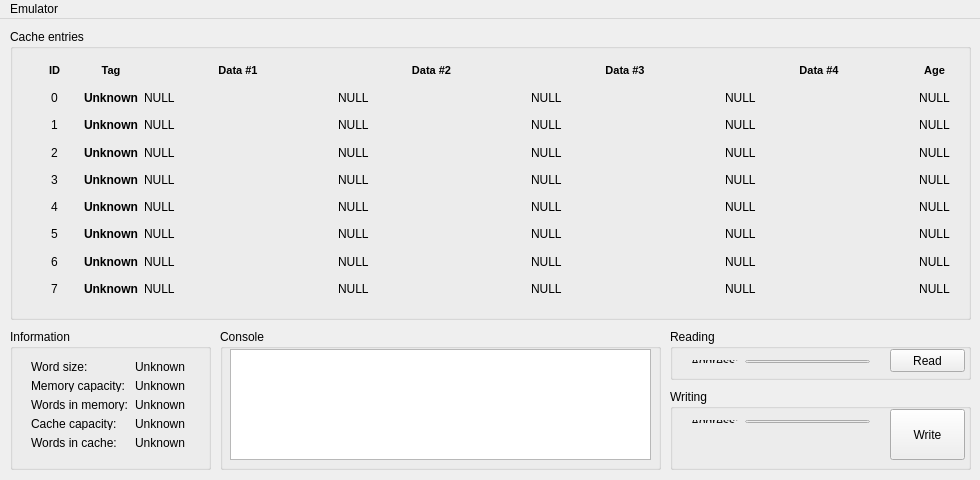
<?xml version="1.0" encoding="UTF-8"?>
<ui version="4.0">
 <class>MainWindow</class>
 <widget class="QMainWindow" name="MainWindow">
  <property name="enabled">
   <bool>true</bool>
  </property>
  <property name="geometry">
   <rect>
    <x>0</x>
    <y>0</y>
    <width>980</width>
    <height>480</height>
   </rect>
  </property>
  <property name="minimumSize">
   <size>
    <width>980</width>
    <height>480</height>
   </size>
  </property>
  <property name="maximumSize">
   <size>
    <width>980</width>
    <height>480</height>
   </size>
  </property>
  <property name="cursor">
   <cursorShape>ArrowCursor</cursorShape>
  </property>
  <property name="windowTitle">
   <string>Cache Emulator</string>
  </property>
  <widget class="QWidget" name="centralWidget">
   <widget class="QGroupBox" name="groupCache">
    <property name="geometry">
     <rect>
      <x>10</x>
      <y>10</y>
      <width>961</width>
      <height>291</height>
     </rect>
    </property>
    <property name="title">
     <string>Cache entries</string>
    </property>
    <widget class="QWidget" name="gridLayoutWidget">
     <property name="geometry">
      <rect>
       <x>10</x>
       <y>20</y>
       <width>941</width>
       <height>261</height>
      </rect>
     </property>
     <layout class="QGridLayout" name="gridLayout" rowstretch="0,0,0,0,0,0,0,0,0,0,0,0" columnstretch="1,1,4,4,4,4,0">
      <item row="6" column="2">
       <widget class="QLabel" name="data_2_0">
        <property name="text">
         <string>NULL</string>
        </property>
       </widget>
      </item>
      <item row="4" column="3">
       <widget class="QLabel" name="data_1_1">
        <property name="text">
         <string>NULL</string>
        </property>
       </widget>
      </item>
      <item row="2" column="0">
       <widget class="QLabel" name="entryId_0">
        <property name="font">
         <font>
          <italic>false</italic>
          <stylestrategy>PreferDefault</stylestrategy>
         </font>
        </property>
        <property name="layoutDirection">
         <enum>Qt::LeftToRight</enum>
        </property>
        <property name="autoFillBackground">
         <bool>false</bool>
        </property>
        <property name="text">
         <string>0</string>
        </property>
        <property name="scaledContents">
         <bool>false</bool>
        </property>
        <property name="alignment">
         <set>Qt::AlignCenter</set>
        </property>
        <property name="wordWrap">
         <bool>false</bool>
        </property>
       </widget>
      </item>
      <item row="2" column="1">
       <widget class="QLabel" name="tag_0">
        <property name="font">
         <font>
          <weight>75</weight>
          <italic>false</italic>
          <bold>true</bold>
          <stylestrategy>PreferDefault</stylestrategy>
         </font>
        </property>
        <property name="text">
         <string>Unknown</string>
        </property>
       </widget>
      </item>
      <item row="2" column="2">
       <widget class="QLabel" name="data_0_0">
        <property name="font">
         <font>
          <italic>false</italic>
          <stylestrategy>PreferDefault</stylestrategy>
         </font>
        </property>
        <property name="text">
         <string>NULL</string>
        </property>
       </widget>
      </item>
      <item row="6" column="1">
       <widget class="QLabel" name="tag_2">
        <property name="font">
         <font>
          <weight>75</weight>
          <bold>true</bold>
         </font>
        </property>
        <property name="text">
         <string>Unknown</string>
        </property>
       </widget>
      </item>
      <item row="4" column="0">
       <widget class="QLabel" name="entryId_1">
        <property name="text">
         <string>1</string>
        </property>
        <property name="alignment">
         <set>Qt::AlignCenter</set>
        </property>
       </widget>
      </item>
      <item row="4" column="1">
       <widget class="QLabel" name="tag_1">
        <property name="font">
         <font>
          <weight>75</weight>
          <bold>true</bold>
         </font>
        </property>
        <property name="text">
         <string>Unknown</string>
        </property>
       </widget>
      </item>
      <item row="2" column="3">
       <widget class="QLabel" name="data_0_1">
        <property name="font">
         <font>
          <italic>false</italic>
          <stylestrategy>PreferDefault</stylestrategy>
         </font>
        </property>
        <property name="text">
         <string>NULL</string>
        </property>
       </widget>
      </item>
      <item row="2" column="4">
       <widget class="QLabel" name="data_0_2">
        <property name="font">
         <font>
          <italic>false</italic>
          <stylestrategy>PreferDefault</stylestrategy>
         </font>
        </property>
        <property name="text">
         <string>NULL</string>
        </property>
       </widget>
      </item>
      <item row="2" column="5">
       <widget class="QLabel" name="data_0_3">
        <property name="font">
         <font>
          <italic>false</italic>
          <stylestrategy>PreferDefault</stylestrategy>
         </font>
        </property>
        <property name="text">
         <string>NULL</string>
        </property>
       </widget>
      </item>
      <item row="7" column="0">
       <widget class="QLabel" name="entryId_3">
        <property name="text">
         <string>3</string>
        </property>
        <property name="alignment">
         <set>Qt::AlignCenter</set>
        </property>
       </widget>
      </item>
      <item row="8" column="0">
       <widget class="QLabel" name="entryId_4">
        <property name="text">
         <string>4</string>
        </property>
        <property name="alignment">
         <set>Qt::AlignCenter</set>
        </property>
       </widget>
      </item>
      <item row="9" column="0">
       <widget class="QLabel" name="entryId_5">
        <property name="text">
         <string>5</string>
        </property>
        <property name="alignment">
         <set>Qt::AlignCenter</set>
        </property>
       </widget>
      </item>
      <item row="10" column="0">
       <widget class="QLabel" name="entryId_6">
        <property name="text">
         <string>6</string>
        </property>
        <property name="alignment">
         <set>Qt::AlignCenter</set>
        </property>
       </widget>
      </item>
      <item row="11" column="0">
       <widget class="QLabel" name="entryId_7">
        <property name="text">
         <string>7</string>
        </property>
        <property name="alignment">
         <set>Qt::AlignCenter</set>
        </property>
       </widget>
      </item>
      <item row="7" column="1">
       <widget class="QLabel" name="tag_3">
        <property name="font">
         <font>
          <weight>75</weight>
          <bold>true</bold>
         </font>
        </property>
        <property name="text">
         <string>Unknown</string>
        </property>
       </widget>
      </item>
      <item row="8" column="1">
       <widget class="QLabel" name="tag_4">
        <property name="font">
         <font>
          <weight>75</weight>
          <bold>true</bold>
         </font>
        </property>
        <property name="text">
         <string>Unknown</string>
        </property>
       </widget>
      </item>
      <item row="11" column="2">
       <widget class="QLabel" name="data_7_0">
        <property name="text">
         <string>NULL</string>
        </property>
       </widget>
      </item>
      <item row="11" column="3">
       <widget class="QLabel" name="data_7_1">
        <property name="text">
         <string>NULL</string>
        </property>
       </widget>
      </item>
      <item row="11" column="4">
       <widget class="QLabel" name="data_7_2">
        <property name="text">
         <string>NULL</string>
        </property>
       </widget>
      </item>
      <item row="11" column="5">
       <widget class="QLabel" name="data_7_3">
        <property name="text">
         <string>NULL</string>
        </property>
       </widget>
      </item>
      <item row="10" column="5">
       <widget class="QLabel" name="data_6_3">
        <property name="text">
         <string>NULL</string>
        </property>
       </widget>
      </item>
      <item row="9" column="5">
       <widget class="QLabel" name="data_5_3">
        <property name="text">
         <string>NULL</string>
        </property>
       </widget>
      </item>
      <item row="8" column="5">
       <widget class="QLabel" name="data_4_3">
        <property name="text">
         <string>NULL</string>
        </property>
       </widget>
      </item>
      <item row="7" column="5">
       <widget class="QLabel" name="data_3_3">
        <property name="text">
         <string>NULL</string>
        </property>
       </widget>
      </item>
      <item row="6" column="5">
       <widget class="QLabel" name="data_2_3">
        <property name="text">
         <string>NULL</string>
        </property>
       </widget>
      </item>
      <item row="4" column="5">
       <widget class="QLabel" name="data_1_3">
        <property name="text">
         <string>NULL</string>
        </property>
       </widget>
      </item>
      <item row="4" column="4">
       <widget class="QLabel" name="data_1_2">
        <property name="text">
         <string>NULL</string>
        </property>
       </widget>
      </item>
      <item row="6" column="4">
       <widget class="QLabel" name="data_2_2">
        <property name="text">
         <string>NULL</string>
        </property>
       </widget>
      </item>
      <item row="7" column="4">
       <widget class="QLabel" name="data_3_2">
        <property name="text">
         <string>NULL</string>
        </property>
       </widget>
      </item>
      <item row="8" column="4">
       <widget class="QLabel" name="data_4_2">
        <property name="text">
         <string>NULL</string>
        </property>
       </widget>
      </item>
      <item row="9" column="4">
       <widget class="QLabel" name="data_5_2">
        <property name="text">
         <string>NULL</string>
        </property>
       </widget>
      </item>
      <item row="10" column="4">
       <widget class="QLabel" name="data_6_2">
        <property name="text">
         <string>NULL</string>
        </property>
       </widget>
      </item>
      <item row="6" column="3">
       <widget class="QLabel" name="data_2_1">
        <property name="text">
         <string>NULL</string>
        </property>
       </widget>
      </item>
      <item row="7" column="2">
       <widget class="QLabel" name="data_3_0">
        <property name="text">
         <string>NULL</string>
        </property>
       </widget>
      </item>
      <item row="7" column="3">
       <widget class="QLabel" name="data_3_1">
        <property name="text">
         <string>NULL</string>
        </property>
       </widget>
      </item>
      <item row="8" column="3">
       <widget class="QLabel" name="data_4_1">
        <property name="text">
         <string>NULL</string>
        </property>
       </widget>
      </item>
      <item row="8" column="2">
       <widget class="QLabel" name="data_4_0">
        <property name="text">
         <string>NULL</string>
        </property>
       </widget>
      </item>
      <item row="9" column="1">
       <widget class="QLabel" name="tag_5">
        <property name="font">
         <font>
          <weight>75</weight>
          <bold>true</bold>
         </font>
        </property>
        <property name="text">
         <string>Unknown</string>
        </property>
       </widget>
      </item>
      <item row="9" column="2">
       <widget class="QLabel" name="data_5_0">
        <property name="text">
         <string>NULL</string>
        </property>
       </widget>
      </item>
      <item row="9" column="3">
       <widget class="QLabel" name="data_5_1">
        <property name="text">
         <string>NULL</string>
        </property>
       </widget>
      </item>
      <item row="10" column="1">
       <widget class="QLabel" name="tag_6">
        <property name="font">
         <font>
          <weight>75</weight>
          <bold>true</bold>
         </font>
        </property>
        <property name="text">
         <string>Unknown</string>
        </property>
       </widget>
      </item>
      <item row="10" column="2">
       <widget class="QLabel" name="data_6_0">
        <property name="text">
         <string>NULL</string>
        </property>
       </widget>
      </item>
      <item row="10" column="3">
       <widget class="QLabel" name="data_6_1">
        <property name="text">
         <string>NULL</string>
        </property>
       </widget>
      </item>
      <item row="6" column="0">
       <widget class="QLabel" name="entryId_2">
        <property name="text">
         <string>2</string>
        </property>
        <property name="alignment">
         <set>Qt::AlignCenter</set>
        </property>
       </widget>
      </item>
      <item row="11" column="1">
       <widget class="QLabel" name="tag_7">
        <property name="font">
         <font>
          <weight>75</weight>
          <bold>true</bold>
         </font>
        </property>
        <property name="text">
         <string>Unknown</string>
        </property>
       </widget>
      </item>
      <item row="1" column="0">
       <widget class="QLabel" name="entryId_title">
        <property name="font">
         <font>
          <pointsize>8</pointsize>
          <weight>75</weight>
          <bold>true</bold>
          <strikeout>false</strikeout>
         </font>
        </property>
        <property name="text">
         <string>ID</string>
        </property>
        <property name="alignment">
         <set>Qt::AlignCenter</set>
        </property>
       </widget>
      </item>
      <item row="1" column="1">
       <widget class="QLabel" name="tag_title">
        <property name="font">
         <font>
          <pointsize>8</pointsize>
          <weight>75</weight>
          <bold>true</bold>
          <strikeout>false</strikeout>
         </font>
        </property>
        <property name="text">
         <string>Tag</string>
        </property>
        <property name="alignment">
         <set>Qt::AlignCenter</set>
        </property>
       </widget>
      </item>
      <item row="1" column="2">
       <widget class="QLabel" name="label_54">
        <property name="font">
         <font>
          <pointsize>8</pointsize>
          <weight>75</weight>
          <bold>true</bold>
          <strikeout>false</strikeout>
         </font>
        </property>
        <property name="text">
         <string>Data #1</string>
        </property>
        <property name="alignment">
         <set>Qt::AlignCenter</set>
        </property>
       </widget>
      </item>
      <item row="1" column="3">
       <widget class="QLabel" name="label_55">
        <property name="font">
         <font>
          <pointsize>8</pointsize>
          <weight>75</weight>
          <bold>true</bold>
          <strikeout>false</strikeout>
         </font>
        </property>
        <property name="text">
         <string>Data #2</string>
        </property>
        <property name="alignment">
         <set>Qt::AlignCenter</set>
        </property>
       </widget>
      </item>
      <item row="1" column="4">
       <widget class="QLabel" name="label_56">
        <property name="font">
         <font>
          <pointsize>8</pointsize>
          <weight>75</weight>
          <bold>true</bold>
          <strikeout>false</strikeout>
         </font>
        </property>
        <property name="text">
         <string>Data #3</string>
        </property>
        <property name="alignment">
         <set>Qt::AlignCenter</set>
        </property>
       </widget>
      </item>
      <item row="1" column="5">
       <widget class="QLabel" name="label_57">
        <property name="font">
         <font>
          <pointsize>8</pointsize>
          <weight>75</weight>
          <bold>true</bold>
          <strikeout>false</strikeout>
         </font>
        </property>
        <property name="text">
         <string>Data #4</string>
        </property>
        <property name="alignment">
         <set>Qt::AlignCenter</set>
        </property>
       </widget>
      </item>
      <item row="4" column="2">
       <widget class="QLabel" name="data_1_0">
        <property name="text">
         <string>NULL</string>
        </property>
       </widget>
      </item>
      <item row="1" column="6">
       <widget class="QLabel" name="label_58">
        <property name="font">
         <font>
          <pointsize>8</pointsize>
          <weight>75</weight>
          <bold>true</bold>
          <strikeout>false</strikeout>
         </font>
        </property>
        <property name="text">
         <string>Age</string>
        </property>
        <property name="alignment">
         <set>Qt::AlignCenter</set>
        </property>
       </widget>
      </item>
      <item row="2" column="6">
       <widget class="QLabel" name="age_0">
        <property name="font">
         <font>
          <italic>false</italic>
          <stylestrategy>PreferDefault</stylestrategy>
         </font>
        </property>
        <property name="text">
         <string>NULL</string>
        </property>
        <property name="alignment">
         <set>Qt::AlignCenter</set>
        </property>
       </widget>
      </item>
      <item row="4" column="6">
       <widget class="QLabel" name="age_1">
        <property name="font">
         <font>
          <italic>false</italic>
          <stylestrategy>PreferDefault</stylestrategy>
         </font>
        </property>
        <property name="text">
         <string>NULL</string>
        </property>
        <property name="alignment">
         <set>Qt::AlignCenter</set>
        </property>
       </widget>
      </item>
      <item row="6" column="6">
       <widget class="QLabel" name="age_2">
        <property name="font">
         <font>
          <italic>false</italic>
          <stylestrategy>PreferDefault</stylestrategy>
         </font>
        </property>
        <property name="text">
         <string>NULL</string>
        </property>
        <property name="alignment">
         <set>Qt::AlignCenter</set>
        </property>
       </widget>
      </item>
      <item row="7" column="6">
       <widget class="QLabel" name="age_3">
        <property name="font">
         <font>
          <italic>false</italic>
          <stylestrategy>PreferDefault</stylestrategy>
         </font>
        </property>
        <property name="text">
         <string>NULL</string>
        </property>
        <property name="alignment">
         <set>Qt::AlignCenter</set>
        </property>
       </widget>
      </item>
      <item row="8" column="6">
       <widget class="QLabel" name="age_4">
        <property name="font">
         <font>
          <italic>false</italic>
          <stylestrategy>PreferDefault</stylestrategy>
         </font>
        </property>
        <property name="text">
         <string>NULL</string>
        </property>
        <property name="alignment">
         <set>Qt::AlignCenter</set>
        </property>
       </widget>
      </item>
      <item row="9" column="6">
       <widget class="QLabel" name="age_5">
        <property name="font">
         <font>
          <italic>false</italic>
          <stylestrategy>PreferDefault</stylestrategy>
         </font>
        </property>
        <property name="text">
         <string>NULL</string>
        </property>
        <property name="alignment">
         <set>Qt::AlignCenter</set>
        </property>
       </widget>
      </item>
      <item row="10" column="6">
       <widget class="QLabel" name="age_6">
        <property name="font">
         <font>
          <italic>false</italic>
          <stylestrategy>PreferDefault</stylestrategy>
         </font>
        </property>
        <property name="text">
         <string>NULL</string>
        </property>
        <property name="alignment">
         <set>Qt::AlignCenter</set>
        </property>
       </widget>
      </item>
      <item row="11" column="6">
       <widget class="QLabel" name="age_7">
        <property name="font">
         <font>
          <italic>false</italic>
          <stylestrategy>PreferDefault</stylestrategy>
         </font>
        </property>
        <property name="text">
         <string>NULL</string>
        </property>
        <property name="alignment">
         <set>Qt::AlignCenter</set>
        </property>
       </widget>
      </item>
     </layout>
    </widget>
   </widget>
   <widget class="QGroupBox" name="groupRead">
    <property name="geometry">
     <rect>
      <x>670</x>
      <y>310</y>
      <width>301</width>
      <height>51</height>
     </rect>
    </property>
    <property name="title">
     <string>Reading</string>
    </property>
    <widget class="QWidget" name="horizontalLayoutWidget">
     <property name="geometry">
      <rect>
       <x>10</x>
       <y>20</y>
       <width>201</width>
       <height>25</height>
      </rect>
     </property>
     <layout class="QHBoxLayout" name="horizontalLayout">
      <item>
       <widget class="QLabel" name="readLabel">
        <property name="text">
         <string>Address:</string>
        </property>
       </widget>
      </item>
      <item>
       <widget class="QLineEdit" name="readAddress"/>
      </item>
     </layout>
    </widget>
    <widget class="QPushButton" name="readButton">
     <property name="enabled">
      <bool>true</bool>
     </property>
     <property name="geometry">
      <rect>
       <x>220</x>
       <y>20</y>
       <width>75</width>
       <height>23</height>
      </rect>
     </property>
     <property name="text">
      <string>Read</string>
     </property>
     <property name="autoDefault">
      <bool>false</bool>
     </property>
     <property name="default">
      <bool>false</bool>
     </property>
    </widget>
   </widget>
   <widget class="QGroupBox" name="groupWrite">
    <property name="geometry">
     <rect>
      <x>670</x>
      <y>370</y>
      <width>301</width>
      <height>81</height>
     </rect>
    </property>
    <property name="title">
     <string>Writing</string>
    </property>
    <widget class="QWidget" name="horizontalLayoutWidget_2">
     <property name="geometry">
      <rect>
       <x>10</x>
       <y>20</y>
       <width>201</width>
       <height>25</height>
      </rect>
     </property>
     <layout class="QHBoxLayout" name="horizontalLayout_2">
      <item>
       <widget class="QLabel" name="writeLabel_0">
        <property name="text">
         <string>Address:</string>
        </property>
       </widget>
      </item>
      <item>
       <widget class="QLineEdit" name="writeAddress"/>
      </item>
     </layout>
    </widget>
    <widget class="QWidget" name="horizontalLayoutWidget_3">
     <property name="geometry">
      <rect>
       <x>10</x>
       <y>50</y>
       <width>201</width>
       <height>22</height>
      </rect>
     </property>
     <layout class="QHBoxLayout" name="horizontalLayout_3">
      <item>
       <widget class="QLabel" name="writeLabel_1">
        <property name="text">
         <string>Integer: </string>
        </property>
       </widget>
      </item>
      <item>
       <widget class="QLineEdit" name="writeInt"/>
      </item>
     </layout>
    </widget>
    <widget class="QPushButton" name="writeButton">
     <property name="enabled">
      <bool>true</bool>
     </property>
     <property name="geometry">
      <rect>
       <x>220</x>
       <y>20</y>
       <width>75</width>
       <height>51</height>
      </rect>
     </property>
     <property name="text">
      <string>Write</string>
     </property>
     <property name="autoDefault">
      <bool>false</bool>
     </property>
     <property name="default">
      <bool>false</bool>
     </property>
    </widget>
   </widget>
   <widget class="QGroupBox" name="groupInfo">
    <property name="geometry">
     <rect>
      <x>10</x>
      <y>310</y>
      <width>201</width>
      <height>141</height>
     </rect>
    </property>
    <property name="title">
     <string>Information</string>
    </property>
    <widget class="QWidget" name="gridLayoutWidget_2">
     <property name="geometry">
      <rect>
       <x>10</x>
       <y>20</y>
       <width>181</width>
       <height>111</height>
      </rect>
     </property>
     <layout class="QGridLayout" name="gridLayout_2" columnstretch="0,1">
      <item row="1" column="0">
       <widget class="QLabel" name="infoLabel_1">
        <property name="text">
         <string>Memory capacity:</string>
        </property>
       </widget>
      </item>
      <item row="1" column="1">
       <widget class="QLabel" name="memoryCapacity">
        <property name="text">
         <string>Unknown</string>
        </property>
       </widget>
      </item>
      <item row="3" column="0">
       <widget class="QLabel" name="infoLabel_2">
        <property name="text">
         <string>Words in memory:</string>
        </property>
       </widget>
      </item>
      <item row="3" column="1">
       <widget class="QLabel" name="wordsInMemory">
        <property name="text">
         <string>Unknown</string>
        </property>
       </widget>
      </item>
      <item row="0" column="0">
       <widget class="QLabel" name="infoLabel_0">
        <property name="text">
         <string>Word size:</string>
        </property>
       </widget>
      </item>
      <item row="0" column="1">
       <widget class="QLabel" name="word">
        <property name="text">
         <string>Unknown</string>
        </property>
       </widget>
      </item>
      <item row="4" column="0">
       <widget class="QLabel" name="infoLabel_3">
        <property name="text">
         <string>Cache capacity:</string>
        </property>
       </widget>
      </item>
      <item row="5" column="0">
       <widget class="QLabel" name="infoLabel_4">
        <property name="text">
         <string>Words in cache:</string>
        </property>
       </widget>
      </item>
      <item row="4" column="1">
       <widget class="QLabel" name="cacheCapacity">
        <property name="text">
         <string>Unknown</string>
        </property>
       </widget>
      </item>
      <item row="5" column="1">
       <widget class="QLabel" name="wordsInCache">
        <property name="text">
         <string>Unknown</string>
        </property>
       </widget>
      </item>
     </layout>
    </widget>
   </widget>
   <widget class="QGroupBox" name="groupConsole">
    <property name="geometry">
     <rect>
      <x>220</x>
      <y>310</y>
      <width>441</width>
      <height>141</height>
     </rect>
    </property>
    <property name="title">
     <string>Console</string>
    </property>
    <widget class="QPlainTextEdit" name="console">
     <property name="geometry">
      <rect>
       <x>10</x>
       <y>20</y>
       <width>421</width>
       <height>111</height>
      </rect>
     </property>
     <property name="readOnly">
      <bool>true</bool>
     </property>
     <property name="plainText">
      <string/>
     </property>
    </widget>
   </widget>
  </widget>
  <widget class="QMenuBar" name="menuBar">
   <property name="geometry">
    <rect>
     <x>0</x>
     <y>0</y>
     <width>980</width>
     <height>21</height>
    </rect>
   </property>
   <property name="defaultUp">
    <bool>false</bool>
   </property>
   <property name="nativeMenuBar">
    <bool>true</bool>
   </property>
   <widget class="QMenu" name="menuAbout">
    <property name="title">
     <string>Emulator</string>
    </property>
    <addaction name="actionRandomize"/>
    <addaction name="separator"/>
    <addaction name="actionAbout"/>
    <addaction name="actionQuit"/>
   </widget>
   <addaction name="menuAbout"/>
  </widget>
  <action name="actionQuit">
   <property name="enabled">
    <bool>true</bool>
   </property>
   <property name="text">
    <string>Quit</string>
   </property>
   <property name="toolTip">
    <string>Close application</string>
   </property>
   <property name="shortcut">
    <string>Esc</string>
   </property>
  </action>
  <action name="actionRandomize">
   <property name="text">
    <string>Randomize memory</string>
   </property>
   <property name="shortcut">
    <string>Ctrl+R</string>
   </property>
  </action>
  <action name="actionAbout">
   <property name="text">
    <string>About</string>
   </property>
   <property name="shortcut">
    <string>F1</string>
   </property>
  </action>
 </widget>
 <layoutdefault spacing="6" margin="11"/>
 <resources/>
 <connections/>
</ui>
